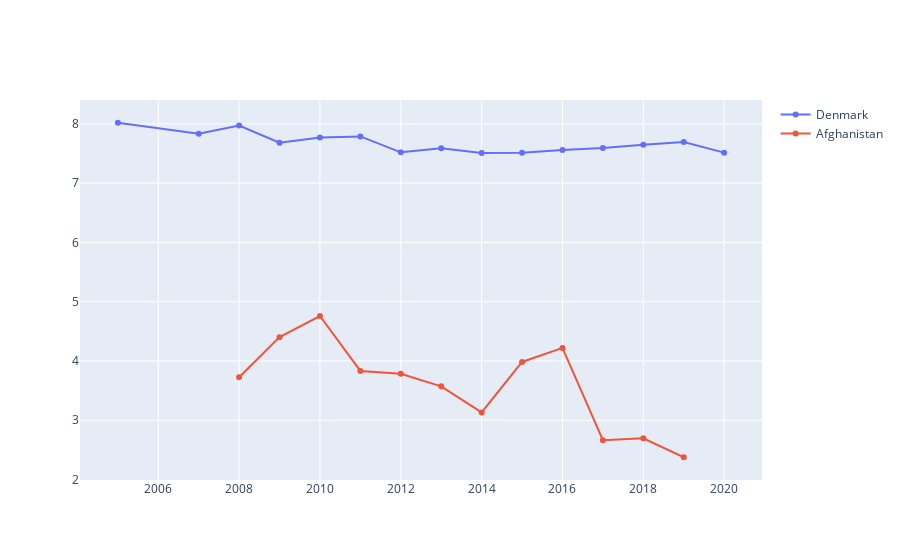

Source (notebook cell):
### Code cell
fig = go.Figure(data=[
    go.Scatter(name='Denmark', x=denmark['year'], y=denmark['Life Ladder']),
    go.Scatter(name='Afghanistan',x=afghanistan['year'], y=afghanistan['Life Ladder']),
])
fig.show()

### Figure 1 — Plotly figure (JSON) as saved in the notebook; plotly's stock layout.template omitted (floating-point values rounded to 4 significant figures)
{"data": [{"name": "Denmark", "type": "scatter", "x": [2005, 2007, 2008, 2009, 2010, 2011, 2012, 2013, 2014, 2015, 2016, 2017, 2018, 2019, 2020], "y": [8.019, 7.834, 7.971, 7.683, 7.771, 7.788, 7.52, 7.589, 7.508, 7.514, 7.558, 7.594, 7.649, 7.693, 7.515]}, {"name": "Afghanistan", "type": "scatter", "x": [2008, 2009, 2010, 2011, 2012, 2013, 2014, 2015, 2016, 2017, 2018, 2019], "y": [3.724, 4.402, 4.758, 3.832, 3.783, 3.572, 3.131, 3.983, 4.22, 2.662, 2.694, 2.375]}], "layout": {}}
